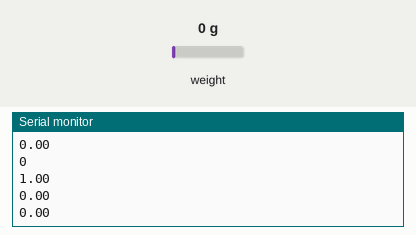
This sketch was run on a simulated ESP8266 (NodeMCU). On the bench: the last lines printed to the serial monitor. The inputs (shaded band) are chosen by the test bench; at power-on: weight on the scale 0 g.

Above: at 3.0 s.
3.1 s: weight on the scale set to 100 g
At 5.5 s:
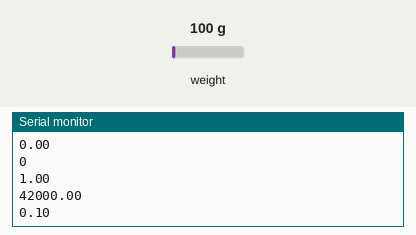
5.9 s: weight on the scale set to 1250 g
At 7.1 s:
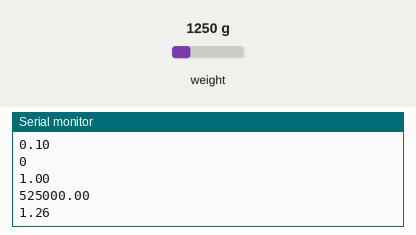
Timing chart, 0 to 8.9 s (numbered marks = the images above; inputs shaded):
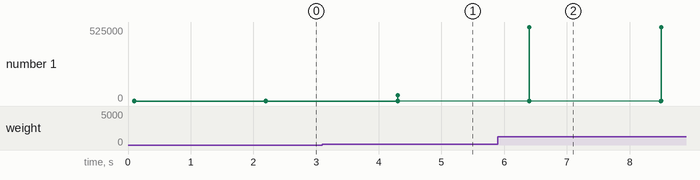

Measured:
- after the input at 3.1 s, the serial monitor: prints a new line after 1.2 s (image 1)
- after the input at 5.9 s, the serial monitor: prints a new line after 0.50 s (image 2)
- plotted number 1: 0 → 0.1 after the input at 3.1 s, 0.1 → 1.26 after the input at 5.9 s

The sketch:

straingage_daq.ino
```cpp
#include "HX711.h"


//#define calibration_factor -7050.0  //This value is obtained using the SparkFun_HX711_Calibration sketch

#define LOADCELL_DOUT_PIN D3
#define LOADCELL_SCK_PIN D0

int incomingByte = 0;
HX711 scale;
//int calibration_factor=-7050;

void setup() {

  Serial.begin(115200);

  scale.begin(LOADCELL_DOUT_PIN, LOADCELL_SCK_PIN);

  Serial.println("offset and scale");
  scale.set_scale(1.0);
  scale.set_offset(0.0);

  //scale.set_scale(calibration_factor); //This value is obtained by using the SparkFun_HX711_Calibration sketch

  //scale.set_scale(calibration_factor);

  //scale.tare();  //Assuming there is no weight on the scale at start up, reset the scale to 0

  // long zero_factor = scale.read_average();  //Get a baseline reading
  // Serial.print("Zero factor: ");            //This can be used to remove the need to tare the scale. Useful in permanent scale projects.
  // Serial.println(zero_factor);
  //delay(5000);
}

void loop() {
  // Serial.print("Reading: ");
  // Serial.print(scale.get_units(), 1); //scale.get_units() returns a float
  // Serial.println(" lbs"); //You can change this to kg but you'll need to refactor the calibration_factor
  //scale.tare();

  //  float readings = scale.get_units();
  // float readings2 = scale.read();

  //  Serial.print("This is readings1: ");
  // Serial.println(readings / 419430.4);

  // Serial.print("This is readings2: ");
  // Serial.println(readings2 / 419430.4);


  //Serial.println(scale.read_average(20) / 419430.4);
  //float scalevalue = scale.read_average(20);


  float scalevalue = scale.get_value();
  float scale_mv = scalevalue / 8338608.0 * 20.0;

  Serial.println(scale.get_offset());
  Serial.println(scale.get_scale());
  Serial.println(scalevalue);
  Serial.println(scale_mv);
  //Serial.println(scale.get_gain());

  delay(2000);
  // if (Serial.available()>0) {
  //   incomingByte = Serial.read();
  //     if (incomingByte == 97){              // Char 'a' = 97 decimal and we ignore the Char 10 for line feed
  //     delay(250);                           // Labview delay is 500ms
  //     Serial.println(scale.get_units(), 1); //scale.get_units() returns a float
  //     }
  //   }

  //difference in get and read functions. one is closer to 0, other is closer to 3 - unpowered h-bridge
}
```
